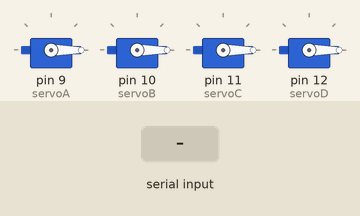
Simulated run of this sketch. Board: Arduino Uno, built with avr-gcc and run on an emulated ATmega328P. Shown: 4 × servo. Inputs (shaded band) come from the test bench.

Above: at 1.2 s.
1.3 s: "90,45\n" received over Serial
At 1.8 s:
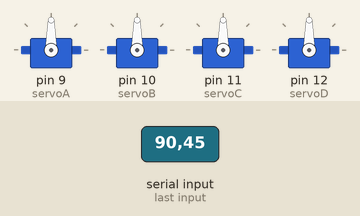
2.8 s: "200\n" received over Serial
At 4.0 s:
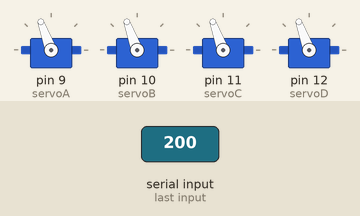
4.3 s: "30,150\n" received over Serial
At 5.3 s:
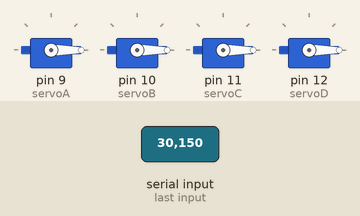
5.8 s: "90\n" received over Serial
At 6.2 s:
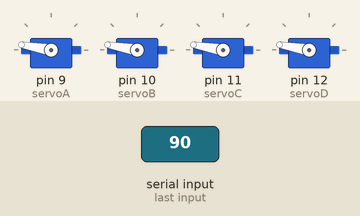
7.3 s: "200\n" received over Serial
At 8.5 s:
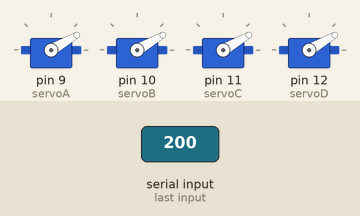
8.8 s: "5\n" received over Serial
At 9.7 s:
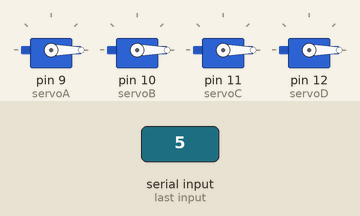
Timing chart, 0 to 11.3 s (numbered marks = the images above; inputs shaded):
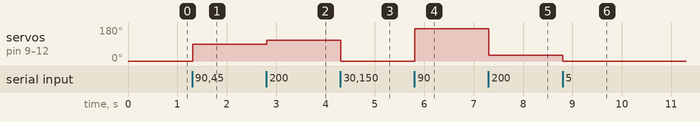

The sketch:

py2ardu_1_1.ino
```cpp
#include <Servo.h>

Servo servoA;
Servo servoB;
Servo servoC;
Servo servoD;

int cur_angles[4] = {0,0,0,0};
int angleA, angleB, angleC, angleD;

int extractNumber(String str, char identifier){
  int startIndex = str.indexOf(identifier) + 1;
  int endIndex = startIndex;
  while (isdigit(str[endIndex])){
    endIndex++;
  }

  // 부분 문자열을 추출하여 정수로 변환
  String numberStr = str.substring(startIndex, endIndex);
  return numberStr.toInt();
}

void setup() {
  Serial.begin(9600);
  servoA.attach(9); // servoA = pin 9
  servoB.attach(10); // servoB = pin 10
  servoC.attach(11); // servoC = pin 11
  servoD.attach(12); // servoD = pin 12
  servoA.write(0);
  servoB.write(0);
  servoC.write(0);
  servoD.write(0);
}

void loop() {
  if (Serial.available() > 0) {
    String inputString = Serial.readStringUntil('\n'); // 한 줄 끝까지 읽기
    inputString.trim(); // 앞뒤 공백 제거

    // 함수 호출 전에 extractNumber를 정의해야 함
    angleA = extractNumber(inputString, 'a');
    angleB = extractNumber(inputString, 'b');
    angleC = extractNumber(inputString, 'c');
    angleD = extractNumber(inputString, 'd');

//    if (inputString.startsWith("a")) {
//      int angleA = inputString.substring(1).toInt(); // 숫자 추출 + 정수변환
    angleA -= cur_angles[0];
    servoA.write(angleA); // servoA 이동
    cur_angles[0] = angleA;
//    } else if (inputString.startsWith("b")) {
//      int angleB = inputString.substring(1).toInt();
    angleB -= cur_angles[1];
    servoB.write(angleB);
    cur_angles[1] = angleB;
//    } else if (inputString.startsWith("c")) {
//      int angleC = inputString.substring(1).toInt();
    angleC -= cur_angles[2];
    servoC.write(angleC);
    cur_angles[2] = angleC;
//    } else if (inputString.startsWith("d")) {
//      int angleD = inputString.substring(1).toInt();
    angleD -= cur_angles[3];
    servoD.write(angleD);
    cur_angles[3] = angleD;
//    }
  }
}
```

Measured:
- after the input at 1.3 s, servo on pin 9 (servoA), servo on pin 10 (servoB), servo on pin 11 (servoC), servo on pin 12 (servoD): 0° → 90° at once
- after the input at 2.8 s, servo on pin 9 (servoA), servo on pin 10 (servoB), servo on pin 11 (servoC), servo on pin 12 (servoD): 90° → 110° at once
- after the input at 4.3 s, servo on pin 9 (servoA), servo on pin 10 (servoB), servo on pin 11 (servoC), servo on pin 12 (servoD): 110° → 0° at once
- after the input at 5.8 s, servo on pin 9 (servoA), servo on pin 10 (servoB), servo on pin 11 (servoC), servo on pin 12 (servoD): 0° → 170° at once
- after the input at 7.3 s, servo on pin 9 (servoA), servo on pin 10 (servoB), servo on pin 11 (servoC), servo on pin 12 (servoD): 170° → 30° at once
- after the input at 8.8 s, servo on pin 9 (servoA), servo on pin 10 (servoB), servo on pin 11 (servoC), servo on pin 12 (servoD): 30° → 0° at once
